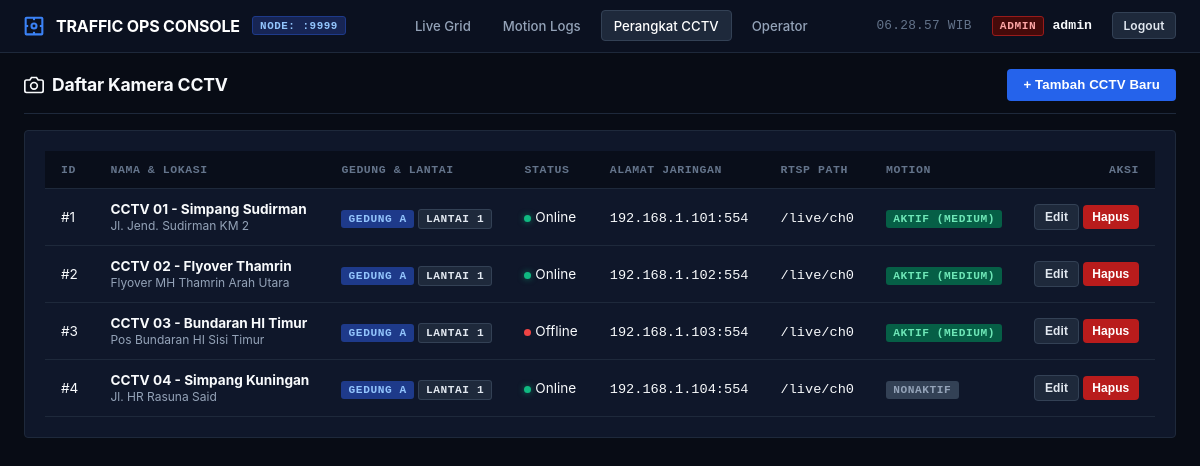
/admin/cameras (signed in), run on the app's committed database.
### tables this page shows
CREATE TABLE IF NOT EXISTS `cameras` (
    `id` INT AUTO_INCREMENT PRIMARY KEY,
    `name` VARCHAR(100) NOT NULL,
    `location` VARCHAR(255) NULL,
    `group_name` VARCHAR(100) NULL DEFAULT 'Gedung A',
    `floor_subgroup` VARCHAR(100) NULL DEFAULT 'Lantai 1',
    `ip_address` VARCHAR(45) NOT NULL,
    `port` INT NOT NULL DEFAULT 554,
    `rtsp_path` VARCHAR(255) NOT NULL DEFAULT '/live/ch0',
    `username` VARCHAR(100) NULL,
    `encrypted_password` TEXT NULL,
    `iv_vector` VARCHAR(64) NULL,
    `status` ENUM('online', 'offline', 'error') NOT NULL DEFAULT 'offline',
    `motion_enabled` TINYINT(1) NOT NULL DEFAULT 1,
    `motion_sensitivity` ENUM('low', 'medium', 'high') NOT NULL DEFAULT 'medium',
    `last_seen_at` DATETIME NULL,
    `created_at` DATETIME NOT NULL DEFAULT CURRENT_TIMESTAMP,
    `updated_at` DATETIME NOT NULL DEFAULT CURRENT_TIMESTAMP ON UPDATE CURRENT_TIMESTAMP,
    INDEX `idx_cameras_status` (`status`),
    INDEX `idx_cameras_motion` (`motion_enabled`),
    INDEX `idx_cameras_group_floor` (`group_name`, `floor_subgroup`)
);

### controllers/CameraController.php (called while the page is built, shortened)
<?php
require_once __DIR__ . '/../models/Camera.php';
require_once __DIR__ . '/../config/security.php';
class CameraController {
    public function index(): void {
        $cameras = Camera::all();
        require __DIR__ . '/../views/admin/cameras.php';
    }
}

### models/Camera.php (called while the page is built, shortened)
<?php
require_once __DIR__ . '/../config/security.php';
require_once __DIR__ . '/../config/redis.php';
class Camera {
    public static function all(): array {
        $cacheKey = 'cctv:cameras:all';
        $db = Database::getConnection();
        $stmt = $db->query('
            SELECT id, name, location, group_name, floor_subgroup, ip_address, port, rtsp_path, username, status, motion_enabled, motion_sensitivity, last_seen_at
            FROM cameras
            ORDER BY group_name ASC, floor_subgroup ASC, id ASC
        ');
        $cameras = $stmt->fetchAll();
        return $cameras;
    }
}

### config/redis.php (called while the page is built, shortened)
<?php
class RedisCache {
    private static ?Redis $client = null;
    private static bool $checked = false;
    private static function init(): ?Redis {
        if (self::$checked) {
            return self::$client;
        }
        self::$checked = true;
        if (!class_exists('Redis')) {
            return null;
        }
        return self::$client;
    }
    public static function set(string $key, mixed $value, int $ttl = 60): bool {
        $client = self::init();
        if (!$client) return false;
    }
}

### config/security.php (called while the page is built, shortened)
<?php
function e(string $string): string {
    return htmlspecialchars($string, ENT_QUOTES, 'UTF-8');
}

### views/admin/cameras.php (the view, shortened to what this page needs)
<?php
require __DIR__ . '/../layouts/header.php';
?>
<div class="toolbar">
    <div class="toolbar-title">
        <svg width="20" height="20" viewBox="0 0 24 24" fill="none" stroke="currentColor" stroke-width="2">
            <path d="M23 19a2 2 0 0 1-2 2H3a2 2 0 0 1-2-2V8a2 2 0 0 1 2-2h4l2-3h6l2 3h4a2 2 0 0 1 2 2z"></path>
            <circle cx="12" cy="13" r="4"></circle>
        </svg>
        <span>Daftar Kamera CCTV</span>
    </div>
    <button class="btn btn-primary" onclick="openAddCameraModal()">+ Tambah CCTV Baru</button>
</div>
<div class="card">
    <div class="table-responsive">
        <table class="table">
            <thead>
                <tr>
                    <th>ID</th>
                    <th>Nama & Lokasi</th>
                    <th>Gedung & Lantai</th>
                    <th>Status</th>
                    <th>Alamat Jaringan</th>
                    <th>RTSP Path</th>
                    <th>Motion</th>
                    <th style="text-align: right;">Aksi</th>
                </tr>
            </thead>
            <tbody>
                <?php if (empty($cameras)): ?>
                    <tr>
                        <td colspan="8" style="text-align: center; color: var(--text-secondary); padding: 2rem;">
                            Belum ada kamera yang didaftarkan.
                        </td>
                    </tr>
                <?php else: ?>
                    <?php foreach ($cameras as $c): ?>
                        <tr>
                            <td>#<?= (int)$c['id'] ?></td>
                            <td>
                                <strong><?= e($c['name']) ?></strong><br>
                                <span style="font-size: 0.75rem; color: var(--text-secondary);"><?= e($c['location'] ?? '-') ?></span>
                            </td>
                            <td>
                                <span class="role-pill" style="background:#1e3a8a;color:#93c5fd;"><?= e($c['group_name'] ?? 'Gedung A') ?></span>
                                <span class="role-pill" style="background:#1e293b;border:1px solid #334155;color:#e2e8f0;"><?= e($c['floor_subgroup'] ?? 'Lantai 1') ?></span>
                            </td>
                            <td>
                                <span class="status-dot status-<?= e($c['status']) ?>"></span>
                                <span style="text-transform: capitalize;"><?= e($c['status']) ?></span>
                            </td>
                            <td><code><?= e($c['ip_address'] ?? '-') ?>:<?= (int)($c['port'] ?? 554) ?></code></td>
                            <td><code><?= e($c['rtsp_path'] ?? '/live/ch0') ?></code></td>
                            <td>
                                <?php if (!empty($c['motion_enabled'])): ?>
                                    <span class="role-pill" style="background:#065f46;color:#6ee7b7;">Aktif (<?= e($c['motion_sensitivity'] ?? 'med') ?>)</span>
                                <?php else: ?>
                                    <span class="role-pill" style="background:#334155;color:#94a3b8;">Nonaktif</span>
                                <?php endif; ?>
                            </td>
                            <td style="text-align: right;">
                                <button class="btn btn-secondary" style="padding: 0.3rem 0.6rem; font-size: 0.75rem;" onclick='openEditCameraModal(<?= json_encode($c, JSON_HEX_TAG | JSON_HEX_APOS | JSON_HEX_QUOT | JSON_HEX_AMP) ?>)'>Edit</button>
                                <form action="<?= APP_URL ?>/admin/cameras/<?= (int)$c['id'] ?>/delete" method="POST" style="display: inline-block;" onsubmit="return confirm('Yakin ingin menghapus kamera ini?');">
                                    <button type="submit" class="btn btn-danger" style="padding: 0.3rem 0.6rem; font-size: 0.75rem;">Hapus</button>
                                </form>
                            </td>
                        </tr>
                    <?php endforeach; ?>
                <?php endif; ?>
            </tbody>
        </table>
    </div>
</div>
<?php require __DIR__ . '/../layouts/footer.php'; ?>

### assets/css/style.css (style rules this page uses)
:root { color-scheme: dark; --bg-main: #080c15; --bg-card: #0f172a; --bg-card-hover: #152238; --border-color: #1e293b; --border-highlight: #334155; --text-primary: #f8fafc; --text-secondary: #94a3b8; --text-muted: #64748b; --accent-blue: #2563eb; --accent-blue-hover: #1d4ed8; --status-online: #10b981; --status-offline: #ef4444; --status-motion: #f59e0b; }
* { box-sizing: border-box; margin: 0; padding: 0; }
body { background-color: var(--bg-main); color: var(--text-primary); font-family: -apple-system, BlinkMacSystemFont, "Segoe UI", Roboto, "Helvetica Neue", Arial, sans-serif; min-height: 100vh; display: flex; flex-direction: column; -webkit-font-smoothing: antialiased; }
.role-pill { padding: 0.2rem 0.45rem; border-radius: 3px; font-size: 0.7rem; font-weight: 700; font-family: ui-monospace, monospace; text-transform: uppercase; letter-spacing: 0.05em; }
.toolbar { display: flex; align-items: center; justify-content: space-between; margin-bottom: 1rem; flex-wrap: wrap; gap: 0.75rem; border-bottom: 1px solid var(--border-color); padding-bottom: 0.75rem; }
.toolbar-title { font-size: 1.1rem; font-weight: 700; display: flex; align-items: center; gap: 0.5rem; letter-spacing: -0.01em; }
.status-dot { width: 7px; height: 7px; border-radius: 50%; display: inline-block; }
.status-online { background-color: var(--status-online); box-shadow: 0 0 6px rgba(16, 185, 129, 0.6); }
.status-offline { background-color: var(--status-offline); }
.card { background: var(--bg-card); border: 1px solid var(--border-color); border-radius: 4px; padding: 1.25rem; margin-bottom: 1.25rem; }
.btn { display: inline-flex; align-items: center; gap: 0.4rem; padding: 0.55rem 1rem; font-size: 0.825rem; font-weight: 600; border-radius: 4px; border: none; cursor: pointer; transition: all 0.15s ease; letter-spacing: 0.01em; }
.btn-primary { background: var(--accent-blue); color: #fff; }
.btn-danger { background: #b91c1c; color: #fff; }
.btn-secondary { background: #1e293b; border: 1px solid #334155; color: #e2e8f0; }
.table-responsive { overflow-x: auto; }
.table { width: 100%; border-collapse: collapse; font-size: 0.85rem; text-align: left; }
.table th, .table td { padding: 0.75rem 1rem; border-bottom: 1px solid var(--border-color); }
.table th { background: #090e1a; color: var(--text-muted); font-weight: 600; font-size: 0.72rem; text-transform: uppercase; letter-spacing: 0.05em; font-family: ui-monospace, monospace; }

### data on the page
cameras: id "1", name "CCTV 01 - Simpang Sudirman", location "Jl. Jend. Sudirman KM 2", group_name "GEDUNG A", floor_subgroup "LANTAI 1", status "Online", ip_address "192.168.1.101", port "554", rtsp_path "/live/ch0", motion_sensitivity "MEDIUM"
cameras: id "2", name "CCTV 02 - Flyover Thamrin", location "Flyover MH Thamrin Arah Utara", group_name "GEDUNG A", floor_subgroup "LANTAI 1", status "Online", ip_address "192.168.1.102", port "554", rtsp_path "/live/ch0", motion_sensitivity "MEDIUM"
cameras: id "3", name "CCTV 03 - Bundaran HI Timur", location "Pos Bundaran HI Sisi Timur", group_name "GEDUNG A", floor_subgroup "LANTAI 1", status "Offline", ip_address "192.168.1.103", port "554", rtsp_path "/live/ch0", motion_sensitivity "MEDIUM"
cameras: id "4", name "CCTV 04 - Simpang Kuningan", location "Jl. HR Rasuna Said", group_name "GEDUNG A", floor_subgroup "LANTAI 1", status "Online", ip_address "192.168.1.104", port "554", rtsp_path "/live/ch0", motion_enabled "NONAKTIF"

### other printed values
$currentUser['role'] "ADMIN"
$currentUser['username'] "admin"
